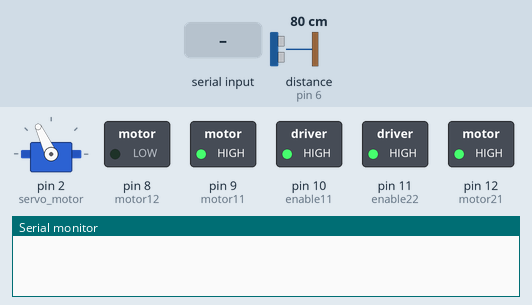
Bench run of a sketch on a simulated Arduino Uno, built with avr-gcc and run on an emulated ATmega328P. On the bench: servo, switched loads named in the sketch (green lamp = pin HIGH), the last lines printed to the serial monitor. Inputs (shaded band) come from the test bench; at power-on: distance to the obstacle (sensor on pin 6) 80 cm. The echo pulse lasts 58.3 µs per cm.

Above: at 3.9 s.
4.0 s: distance to the obstacle (sensor on pin 6) set to 38 cm
5.5 s: distance to the obstacle (sensor on pin 6) set to 32 cm
At 7.2 s:
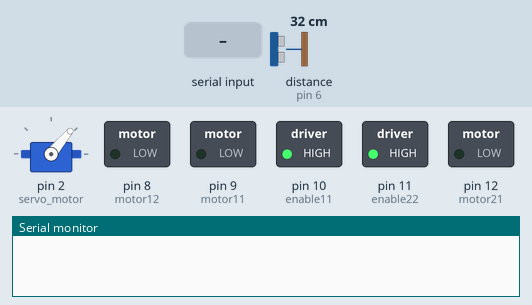
8.5 s: "2" received over Serial
At 11.4 s:
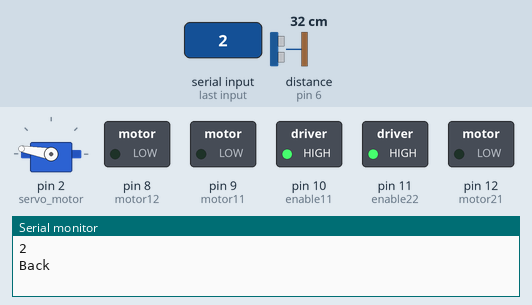
11.5 s: "1" received over Serial
14.5 s: distance to the obstacle (sensor on pin 6) set to 60 cm
At 15.39 s:
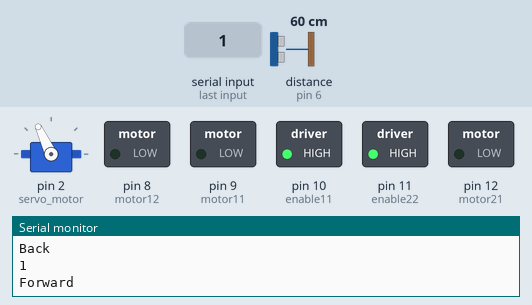
17.5 s: distance to the obstacle (sensor on pin 6) set to 2 cm
At 18.3 s:
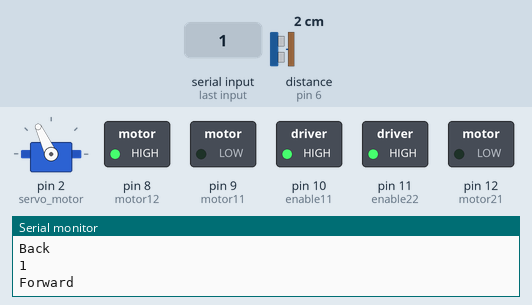
Timing chart, 0 to 21.5 s (numbered marks = the images above; inputs shaded):
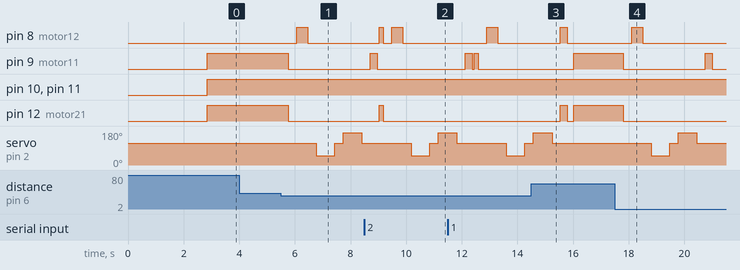

The sketch:

_J.A.A.S_2.0.ino
```cpp
#include <Servo.h>          //Servo motor library. This is standard library
#include <NewPing.h>        //Ultrasonic sensor function library. You must install this library

//our L298N control pins
/*const int LeftMotorForward = 7;
const int LeftMotorBackward = 6;
const int RightMotorForward = 5;
const int RightMotorBackward = 4;
*/
#define motor11 9             //Right Motor pins
#define motor12 8

#define motor21 12            //Left Motor pins
#define motor22 13

#define enable11 10          //Right Motor enable pin
#define enable22 11          //Left Motor enable pin

//sensor pins
#define Echo  6              //Ultrasonic's echo pin
#define Trig 5              //Ultrasonic's Trigger pin


#define maximum_distance 200
char t;
boolean goesForward = false;
int distance = 100;

NewPing sonar(Trig,Echo, maximum_distance); //sensor function
Servo servo_motor; //our servo name
void forward(){
  digitalWrite(enable11, HIGH);    //enable L298n A channel
  digitalWrite(enable22, HIGH);    //enable L298n B channel
  digitalWrite(motor11, HIGH);    //set IN1 hight level
  digitalWrite(motor12, LOW);     //set IN2 low level
  digitalWrite(motor21, LOW);     //set IN3 low level
  digitalWrite(motor22, HIGH);//set IN4 hight level
  Serial.println("Forward");  //send message to serial monitor
}


void back(){
  digitalWrite(enable11, HIGH);    //enable L298n A channel
  digitalWrite(enable22, HIGH);    //enable L298n B channel
  digitalWrite(motor11, LOW);    //set IN1 hight level
  digitalWrite(motor12, HIGH);     //set IN2 low level
  digitalWrite(motor21, HIGH);     //set IN3 low level
  digitalWrite(motor22, LOW);    //set IN4 hight level
  Serial.println("Back");  //send message to serial monitor
}

void left(){
  digitalWrite(enable11, HIGH);    //enable L298n A channel
  digitalWrite(enable22, HIGH);    //enable L298n B channel
  digitalWrite(motor11, LOW);    //set IN1 hight level
  digitalWrite(motor12, HIGH);     //set IN2 low level
  digitalWrite(motor21, LOW);     //set IN3 low level
  digitalWrite(motor22, HIGH);//set IN4 hight level
  Serial.println("left");  //send message to serial monitor
}

void right(){
  digitalWrite(enable11, HIGH);    //enable L298n A channel
  digitalWrite(enable22, HIGH);    //enable L298n B channel
  digitalWrite(motor11, HIGH);    //set IN1 hight level
  digitalWrite(motor12, LOW);     //set IN2 low level
  digitalWrite(motor21, HIGH);     //set IN3 low level
  digitalWrite(motor22, LOW);    //set IN4 hight level
  Serial.println("right");  //send message to serial monitor
}

void stop(){
  digitalWrite(motor11,LOW);
  digitalWrite(motor12,LOW);
  digitalWrite(motor21,LOW);
  digitalWrite(motor22,LOW);
  Serial.println("Stop!");
}


void setup(){
  Serial.begin(9600);
  pinMode(motor11, OUTPUT);   //before useing io pin, pin mode must be set first
  pinMode(motor21, OUTPUT);
  pinMode(motor12, OUTPUT);
  pinMode(motor12, OUTPUT);
  pinMode(enable11, OUTPUT);
  pinMode(enable22, OUTPUT);

  servo_motor.attach(2); //our servo pin

  servo_motor.write(115);
  delay(2000);
  distance = readPing();
  delay(100);
  distance = readPing();
  delay(100);
  distance = readPing();
  delay(100);
  distance = readPing();
  delay(100);
}

void loop(){

   if(Serial.available()){
   t = Serial.read();
   Serial.println(t);
  }
  if(t == '1'){
   forward();
   t=5;
  }

  else if(t == '2'){      //move reverse (all motors rotate in reverse direction)
    back();
    t=5;


  }

  else if(t == '3'){      //turn right (left side motors rotate in forward direction, right side motors doesn't rotate)
   left();
   t=5;
  }

  else if(t == '4'){      //turn left (right side motors rotate in forward direction, left side motors doesn't rotate)
    right();
    t=5;
  }
  else if(t== '5'){
   moveStop();
  }
  else{
  }
  delay(100);

  int distanceRight = 0;
  int distanceLeft = 0;
  delay(50);


  if (distance <= 35){
    moveStop();
    delay(300);
    moveBackward();
    delay(400);
    moveStop();
    delay(300);
    distanceRight = lookRight();
    delay(300);
    distanceLeft = lookLeft();
    delay(300);

    if (distanceRight >= distanceLeft){
      turnRight();
      moveStop();
    }
    else{
      turnLeft();
      moveStop();
    }
  }
  else{
    moveForward();
  }
    distance = readPing();
}

int lookRight(){
  servo_motor.write(50);
  delay(500);
  int distance = readPing();
  delay(100);
  servo_motor.write(115);
  return distance;
}

int lookLeft(){
  servo_motor.write(170);
  delay(500);
  int distance = readPing();
  delay(100);
  servo_motor.write(115);
  return distance;
  delay(100);
}

int readPing(){
  delay(70);
  int cm = sonar.ping_cm();
  if (cm==0){
    cm=250;
  }
  return cm;
}

void moveStop(){

  digitalWrite(motor11, LOW);
  digitalWrite(motor21, LOW);
  digitalWrite(motor12, LOW);
  digitalWrite(motor22, LOW);
}

void moveForward(){

  if(!goesForward){

    goesForward=true;

  digitalWrite(enable11, HIGH);    //enable L298n A channel
  digitalWrite(enable22, HIGH);

  digitalWrite(motor11,HIGH);
  digitalWrite(motor21, HIGH);
  digitalWrite(motor12, LOW);
  digitalWrite(motor22, LOW);

  }
}

void moveBackward(){

  goesForward=false;

  digitalWrite(enable11, HIGH);    //enable L298n A channel
  digitalWrite(enable22, HIGH);

  digitalWrite(motor12,HIGH);
  digitalWrite(motor22, HIGH);
  digitalWrite(motor11, LOW);
  digitalWrite(motor21, LOW);

 /* digitalWrite(LeftMotorBackward, HIGH);
  digitalWrite(RightMotorBackward, HIGH);

  digitalWrite(LeftMotorForward, LOW);
  digitalWrite(RightMotorForward, LOW);
  */
}

void turnRight(){

  digitalWrite(enable11, HIGH);    //enable L298n A channel
  digitalWrite(enable22, HIGH);

  digitalWrite(motor11,HIGH);
  digitalWrite(motor22, HIGH);
  digitalWrite(motor12, LOW);
  digitalWrite(motor21, LOW);

  /*
  digitalWrite(LeftMotorForward, HIGH);
  digitalWrite(RightMotorBackward, HIGH);

  digitalWrite(LeftMotorBackward, LOW);
  digitalWrite(RightMotorForward, LOW);
  */
  delay(250);

   digitalWrite(motor11,HIGH);
  digitalWrite(motor22, HIGH);
  digitalWrite(motor12, LOW);
  digitalWrite(motor21, LOW);

  /*digitalWrite(motor11,HIGH);
  digitalWrite(motor21, HIGH);
  digitalWrite(motor12, LOW);
  digitalWrite(motor22, LOW);
  /*
  digitalWrite(LeftMotorForward, HIGH);
  digitalWrite(RightMotorForward, HIGH);

  digitalWrite(LeftMotorBackward, LOW);
  digitalWrite(RightMotorBackward, LOW);
 */


}

void turnLeft(){

  digitalWrite(enable11, HIGH);    //enable L298n A channel
  digitalWrite(enable22, HIGH);

  digitalWrite(motor12,HIGH);
  digitalWrite(motor21, HIGH);
  digitalWrite(motor11, LOW);
  digitalWrite(motor22, LOW);
  /*
  digitalWrite(LeftMotorBackward, HIGH);
  digitalWrite(RightMotorForward, HIGH);

  digitalWrite(LeftMotorForward, LOW);
  digitalWrite(RightMotorBackward, LOW);
*/
  delay(250);

  digitalWrite(motor12,HIGH);
  digitalWrite(motor21, HIGH);
  digitalWrite(motor11, LOW);
  digitalWrite(motor22, LOW);
 /*
  digitalWrite(motor11,HIGH);
  digitalWrite(motor21, HIGH);
  digitalWrite(motor12, LOW);
  digitalWrite(motor22, LOW);*/
 /*
  digitalWrite(LeftMotorForward, HIGH);
  digitalWrite(RightMotorForward, HIGH);

  digitalWrite(LeftMotorBackward, LOW);
  digitalWrite(RightMotorBackward, LOW);*/
}
```

Measured:
- the behaviour switches between 36 and 35 cm on distance to the obstacle (sensor on pin 6) (found by bisection; images 0 and 1)
- after the input at 4.0 s, every drawn part: stays the same
- after the input at 5.5 s, pin 8 (motor12): LOW → HIGH after 0.56 s, → LOW 0.40 s later; pin 9 (motor11), pin 12 (motor21): HIGH → LOW after 0.26 s; servo on pin 2 (servo_motor): 115° → 50° after 1.3 s, → 115° 0.67 s later, → 170° 0.30 s later, → 115° 0.67 s later
- after the input at 8.5 s, pin 12 (motor21): LOW → HIGH after 0.53 s, → LOW 0.15 s later
- after the input at 14.5 s, pin 12 (motor21): LOW → HIGH after 1.0 s, → LOW 0.25 s later, → HIGH 0.22 s later; servo on pin 2 (servo_motor): goes on until 15.2 s, then stays 115°
- after the input at 17.5 s, pin 8 (motor12): LOW → HIGH after 0.61 s, → LOW 0.40 s later; pin 9 (motor11): HIGH → LOW after 0.31 s, → HIGH 2.9 s later, → LOW 0.25 s later; pin 12 (motor21): HIGH → LOW after 0.31 s; servo on pin 2 (servo_motor): 115° → 50° after 1.3 s, → 115° 0.67 s later, → 170° 0.30 s later, → 115° 0.67 s later
